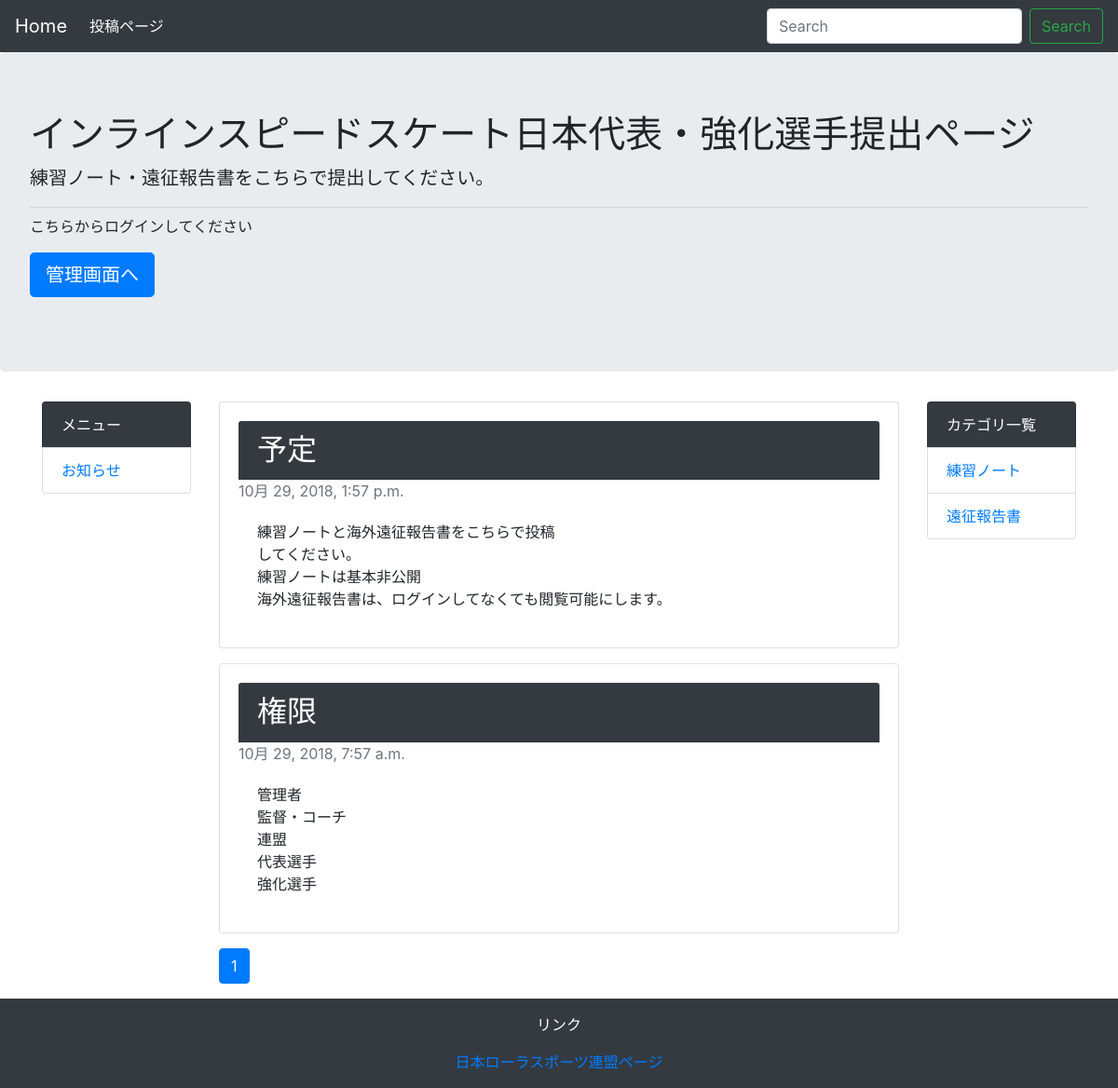
The page / on the database its author committed.
### homepage/models.py (models this page shows, shortened)
class Menu(models.Model):
    name = models.CharField('メニュー名', max_length=255)
    created_at = models.DateTimeField('作成日', default=timezone.now)
    def __str__(self):
        return self.name

class Message(models.Model):
    text = models.CharField('txt', max_length=255)
    news = models.TextField('本文')
    created_at = models.DateTimeField('掲示日', default=timezone.now)
    menu = models.ForeignKey(Menu, verbose_name='カテゴリ', on_delete=models.PROTECT)

class Category(models.Model):
    name = models.CharField('カテゴリ名',max_length=255)
    created_at = models.DateTimeField('作成日', default=timezone.now)
    def __str__(self):
        return self.name

### homepage/views.py (the view)
# urls.py: path('', views.IndexView.as_view(), name='index'),
class IndexView(generic.ListView):
    model = Message
    paginate_by = 10
    def get_queryset(self):
        queryset = Message.objects.order_by('-created_at')
        keyword = self.request.GET.get('keyword')
        if keyword:
            queryset = queryset.filter(
                Q(text__icontains=keyword) | Q(news__icontains=keyword)
            )
        return queryset

### homepage/context_processors.py (called while the page is built)
def common(request):
    context = {
        'category_list': Category.objects.all(),
        'menu_list': Menu.objects.all(),
    }
    return context

### trainingnote/templatetags/mytag.py (called while the page is built)
@register.simple_tag
def url_replace(request, field, value):
    url_dict = request.GET.copy()
    url_dict[field] = str(value)
    return url_dict.urlencode()

### homepage/templates/homepage/message_list.html
{% extends 'homepage/base.html' %}
{% block content %}
    {% for message in message_list %}
        <div class="card mb-3">
            <div class="card-body">
                <h2 class="card-header bg-dark text-white">{{ message.text }}</h2>
                <h8 class="card-subtitle mb-2 text-muted">{{ message.created_at }}</h8>
                <div class="card-body">
                    <p class="card-text">
                    {{ message.news | linebreaksbr}}<br>
                </p>
                </div>
            </div>
        </div>
    {% endfor %}
    {% include 'homepage/page.html' %}
{% endblock %}

### homepage/templates/homepage/base.html (shortened to what this page needs)
<!DOCTYPE html>
<html lang="ja">
  <head>
    <link rel="stylesheet" href="https://stackpath.bootstrapcdn.com/bootstrap/4.1.3/css/bootstrap.min.css">
  </head>
  <body>
    <nav class="navbar navbar-expand-lg navbar-dark bg-dark">
        <a class="navbar-brand" href="#">Home</a>
        <div class="collapse navbar-collapse" id="navbarSupportedContent">
            <ul class="navbar-nav mr-auto">
                <li class="nav-item active">
                    <a class="nav-link" href="{% url 'admin:index' %}">投稿ページ</a></a>
                </li>
            </ul>
            <form class="form-inline my-2 my-lg-0" method="GET" action="{% url 'homepage:index' %}">
                <input class="form-control mr-sm-2" type="text" placeholder="Search" aria-label="Search" name="keyword">
                <button class="btn btn-outline-success my-2 my-sm-0" type="submit">Search</button>
            </form>
        </div>
    </nav>
    <div class="jumbotron">
        <h1 class="display-">インラインスピードスケート日本代表・強化選手提出ページ</h1>
        <p class="lead">練習ノート・遠征報告書をこちらで提出してください。
        </p>
        <hr class="my-2">
        <p>こちらからログインしてください</p>
        <p class="lead">
            <a class="btn btn-primary btn-lg" href="{% url 'admin:index' %}" role="button">管理画面へ</a>
        </p>
    </div>
    <div class="container">
        <div class="row">
            <div class="col-md-2">
                <ul class="list-group">
                    <li class="list-group-item bg-dark text-white">メニュー</li>
                    {% for menu in menu_list %}
                        <li class="list-group-item"><a href="{% url 'homepage:menu' menu.pk %}">{{ menu }}</a></li>
                    {% endfor %}
                </ul>
            </div>
            <div class="col-md-8">
                {% block content %}
                {% endblock %}
            </div>
            <div class="col-md-2">
                <ul class="list-group">
                    <li class="list-group-item bg-dark text-white">カテゴリ一覧</li>
                    {% for category in category_list %}
                        <li class="list-group-item"><a href="{% url 'homepage:category' category.pk %}">{{ category }}</a></li>
                    {% endfor %}
                </ul>
            </div>
        </div>
    </div>
    <footer class="bg-dark text-white text-center py-3">
        <p>リンク</p>
        <a href="http://jrsf.or.jp/speed/">日本ローラスポーツ連盟ページ</a><br>
    </footer>
  </body>
</html>

### rows shown on the page
Menu: name "お知らせ"
Message: text "予定", created_at "10月 29, 2018, 1:57 p.m.", news "練習ノートと海外遠征報告書をこちらで投稿 してください。 練習ノートは基本非公開 海外遠征報告書は、ログインしてなくても閲覧可能にします。"
Message: text "権限", created_at "10月 29, 2018, 7:57 a.m.", news "管理者 監督・コーチ 連盟 代表選手 強化選手"
Category: name "練習ノート"
Category: name "遠征報告書"

### other values the page prints
{{ link_page }} "1"
